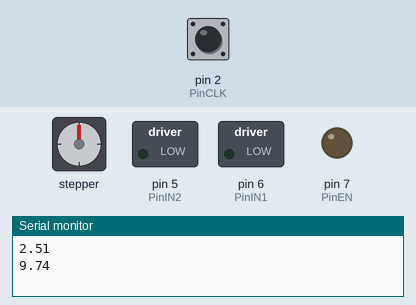
Bench run of a sketch on a simulated Arduino Uno, built with avr-gcc and run on an emulated ATmega328P. On the bench: stepper motor, switched loads named in the sketch (green lamp = pin HIGH), output pins drawn as LEDs (lit = HIGH), the last lines printed to the serial monitor. The inputs (shaded band) are chosen by the test bench; at power-on: pin 2 (PinCLK) HIGH. Stepper angles assume 2048 steps per turn.

Above: at 0.1 s.
At 5.4 s:
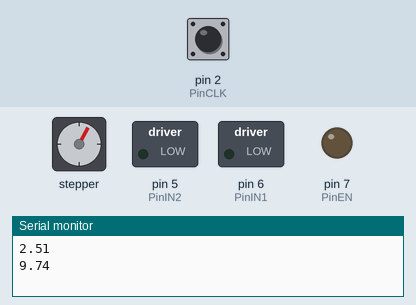
At 6.0 s:
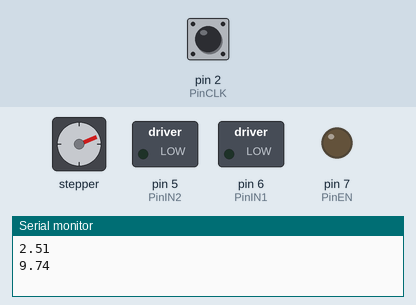
At 6.5 s:
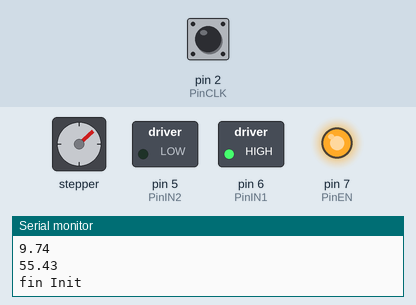
Timing chart, 0 to 8.0 s (numbered marks = the images above):
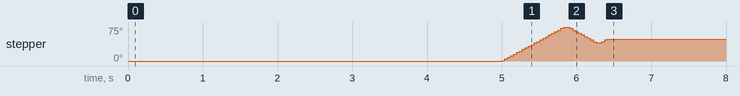

The sketch:

robot.ino
```cpp
#include <Stepper.h>

#define L 0.215 // Empattement robot

#define consigneX 2
#define consigneY 1

volatile boolean TurnDetected;  // need volatile for Interrupts
volatile boolean rotationdirection;  // CW or CCW rotation

const int PinCLK=2;   // Generating interrupts using CLK signal
const int PinDT=3;    // Reading DT signal

// Moteur propulsion
const int PinIN1 = 6;
const int PinIN2 = 5;
const int PinEN = 7;

double distToRun;      // How much to move (meters)

// Stepper motor, pour la direction
float  consigneAngleRoue;
const int stepsPerRevolution = 2048;  // change this to fit the number of steps per revolution
const int rolePerMinute = 15;         // Adjustable range of 28BYJ-48 stepper is 0~17 rpm
Stepper myStepper(stepsPerRevolution, 8, 10, 9, 11);

// Interrupt routine runs if CLK goes from HIGH to LOW
void isr ()  {
  delay(4);  // delay for Debouncing
  TurnDetected = true;
}

void setup ()  {
pinMode(PinIN1,OUTPUT);
pinMode(PinIN2,OUTPUT);
pinMode(PinEN,OUTPUT);
pinMode(PinCLK,INPUT);
pinMode(PinDT,INPUT);
myStepper.setSpeed(rolePerMinute);
Serial.begin(9600);
attachInterrupt (0,isr,FALLING); // interrupt 0 always connected to pin 2 on Arduino UNO
InitDistToRun(consigneX,consigneY, &distToRun);
InitAngleConsigneRoue(consigneX, consigneY, &consigneAngleRoue);
analogWrite(PinEN,0);
digitalWrite(PinIN1,LOW);
digitalWrite(PinIN2,LOW);
InitPositionRoue();
analogWrite(PinEN,255);
digitalWrite(PinIN1,HIGH);
digitalWrite(PinIN2,LOW);
}

void loop ()  {
  if(distToRun <= 0)
  {
    analogWrite(PinEN,0);
    digitalWrite(PinIN1,LOW);
    digitalWrite(PinIN2,LOW);
  }
  if(TurnDetected)
  {
    distToRun -= 0.00946;
    TurnDetected = false;
    Serial.println(distToRun);
  }
}

void InitDistToRun(int x, int y, double* distToRun)
{
  float a = (pow(x,2)+pow(y,2))/(2*y);
  *distToRun = (3.14/2 - sin((a-y)/(sqrt(pow(x,2)+pow((a-y),2))))) * a;
  Serial.println(*distToRun);
}

void InitAngleConsigneRoue(int x, int y, float* consigneAngleRoue)
{
  float a = (pow(x,2)+pow(y,2))/(2*y);
  float consigneAngleRoueRad = - atan(a/L) + 3.14/2;
  *consigneAngleRoue = (consigneAngleRoueRad * 180)/(3.14/2);
  Serial.println(*consigneAngleRoue);
}

void InitPositionRoue()
{
      delay(5000);
      myStepper.step(440);
      myStepper.step(-220);
      float consigneStep = (consigneAngleRoue * 2048)/ 360;
      myStepper.step(consigneStep);
      Serial.println(consigneStep);
      Serial.println("fin Init");
}
```
